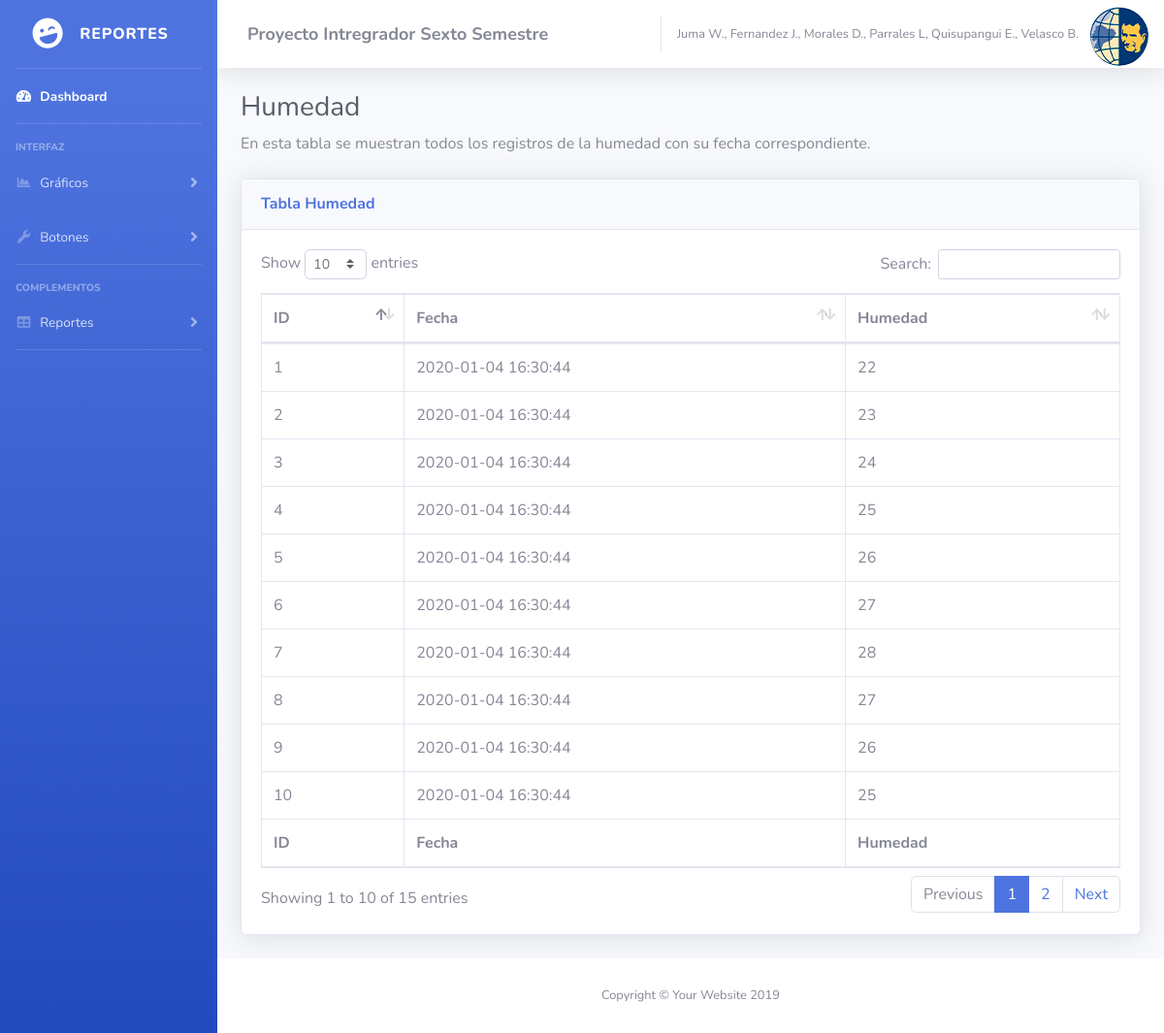
Screenshot of /Aplicacion_Web/humedad.php with the database file from the repository.
### tables this page shows
CREATE TABLE humedad (
                id_humedad INT AUTO_INCREMENT NOT NULL,
                fecha DATETIME NOT NULL,
                humedad INT NOT NULL,
                PRIMARY KEY (id_humedad)
);

### Aplicacion_Web/humedad.php (the view, shortened to what this page needs)
<?php
include("Header.php");
?>
<div class="container-fluid">
<h1 class="h3 mb-2 text-gray-800">Humedad</h1>
<p class="mb-4">En esta tabla se muestran todos los registros de la humedad con su fecha correspondiente.</p>
<div class="card shadow mb-4">
  <div class="card-header py-3">
    <h6 class="m-0 font-weight-bold text-primary">Tabla Humedad</h6>
  </div>
  <div class="card-body">
    <div class="table-responsive">
      <table class="table table-bordered" id="dataTable" width="100%" cellspacing="0">
        <thead>
          <tr>
            <th>ID</th>
            <th>Fecha</th>
            <th>Humedad</th>
          </tr>
        </thead>
        <tfoot>
          <tr>
            <th>ID</th>
            <th>Fecha</th>
            <th>Humedad</th>
          </tr>
        </tfoot>
        <tbody>
          <?php
            $conexion = mysqli_connect("localhost", "root", "", "p1") or
            die("Problemas con la conexión");
            $registros = mysqli_query($conexion, "SELECT * FROM `humedad`") or
            die("Problemas en el select:" . mysqli_error($conexion));
            while ($reg = mysqli_fetch_array($registros)) {
            echo "<tr>";
            echo "<td>".$reg['id_humedad']."</td>";
            echo "<td>".$reg['fecha']."</td>";
            echo "<td>".$reg['humedad']."</td>";
            echo "</tr>";
            }
          ?>
        </tbody>
      </table>
    </div>
  </div>
</div>
</div>
</div>
<footer class="sticky-footer bg-white">
        <div class="container my-auto">
          <div class="copyright text-center my-auto">
            <span>Copyright &copy; Your Website 2019</span>
          </div>
        </div>
      </footer>
    </div>
  </div>
</body>
</html>

### rows the page displays
humedad: id_humedad "1", fecha "2020-01-04 16:30:44", humedad "22"
humedad: id_humedad "2", fecha "2020-01-04 16:30:44", humedad "23"
humedad: id_humedad "3", fecha "2020-01-04 16:30:44", humedad "24"
humedad: id_humedad "4", fecha "2020-01-04 16:30:44", humedad "25"
humedad: id_humedad "5", fecha "2020-01-04 16:30:44", humedad "26"
humedad: id_humedad "6", fecha "2020-01-04 16:30:44", humedad "27"
humedad: id_humedad "7", fecha "2020-01-04 16:30:44", humedad "28"
humedad: id_humedad "8", fecha "2020-01-04 16:30:44", humedad "27"
humedad: id_humedad "9", fecha "2020-01-04 16:30:44", humedad "26"
humedad: id_humedad "10", fecha "2020-01-04 16:30:44", humedad "25"
